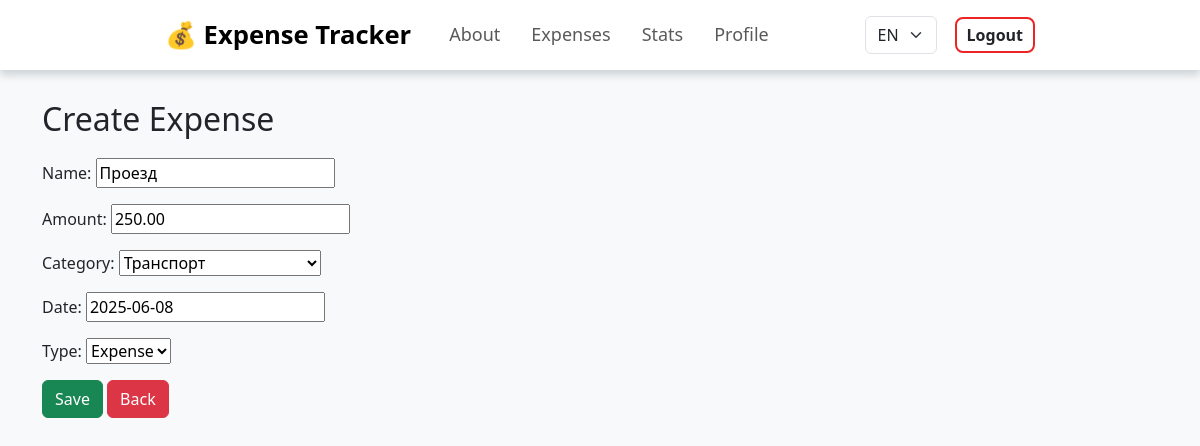
Screenshot of /33/update/ (signed in) with the database file from the repository.
### expense_tracker/models.py (models this page shows, shortened)
class Expense(models.Model):
    INCOME = 'income'
    EXPENSE = 'expense'
    TYPE_CHOICES = [
        (INCOME, _("Income")),
        (EXPENSE, _("Expense")),
    ]
    user = models.ForeignKey(User, on_delete=models.CASCADE, verbose_name=_("User"))
    name = models.CharField(max_length=255, verbose_name=_("Name"))
    amount = models.DecimalField(max_digits=10, decimal_places=2, verbose_name=_("Amount"))
    category = models.ForeignKey('Category', on_delete=models.CASCADE, verbose_name=_("Category"))
    date = models.DateField(verbose_name=_("Date"))
    type = models.CharField(max_length=7, choices=TYPE_CHOICES, blank=False, verbose_name=_("Type"))

class Category(models.Model):
    name = models.CharField(max_length=100, unique=True, verbose_name=_("Category Name"))
    def __str__(self):
        return self.name

### expense_tracker/views.py (the view)
# urls.py: path('<int:pk>/update/', ExpenseUpdateView.as_view(), name='expense-update'),
class ExpenseUpdateView(LoginRequiredMixin, UpdateView):
    model = Expense
    form_class = ExpenseForm
    template_name = 'expense_form.html'
    success_url = reverse_lazy('expense-list')
    def get_queryset(self):
        return Expense.objects.filter(user=self.request.user)

### expense_tracker/forms.py
class ExpenseForm(forms.ModelForm):
    class Meta:
        model = Expense
        fields = ['name', 'amount', 'category', 'date', 'type']
        labels = {
            'name': _("Name"),
            'amount': _("Amount"),
            'category': _("Category"),
            'date': _("Date"),
            'type': _("Type"),
        }

### expense_tracker/templates/expense_form.html (shortened to what this page needs)
{% extends 'base.html' %}
{% load i18n %}
{% load static %}
{% block content %}
<h2 class="heading">
  {% with edit="Edit Expense" create="Create Expense" %}
    {{ view.object.pk|yesno:edit|add:''|add:create }}
  {% endwith %}
</h2>
<form method="post">
    {{ form.as_p }}
    <button type="submit" class="btn btn-success">{% trans "Save" %}</button>
    <a href="{% url 'expense-list' %}" class="btn btn-danger">{% trans "Back" %}</a>
</form>
{% endblock %}

### expense_tracker/static/css/style.css (style rules this page uses)
body { font-family: 'Segoe UI', Tahoma, Geneva, Verdana, sans-serif; background-color: #f5f5f5; }
.heading { margin-top: 30px; margin-bottom: 20px; }

### rows the page displays
Expense: object.pk|add "Create Expense", name "Проезд", amount "250.00", category "Транспорт", date "2025-06-08", type "Expense"
